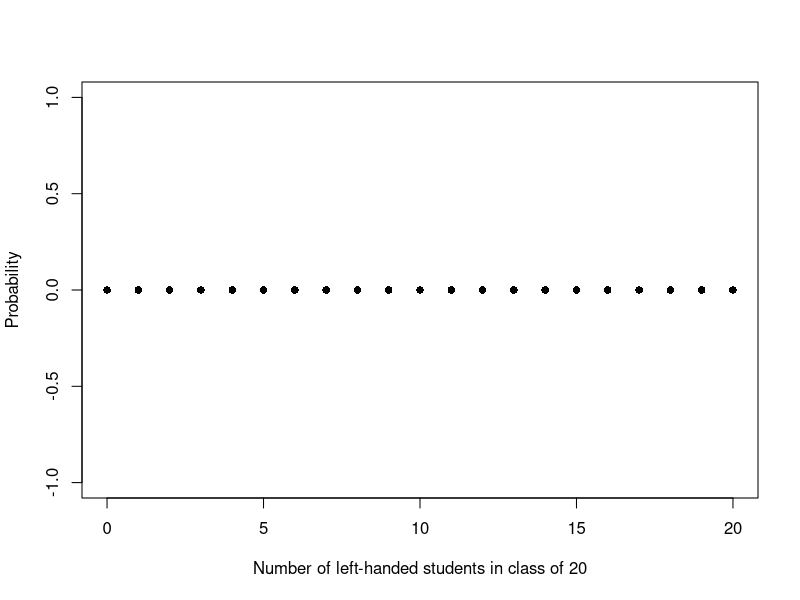
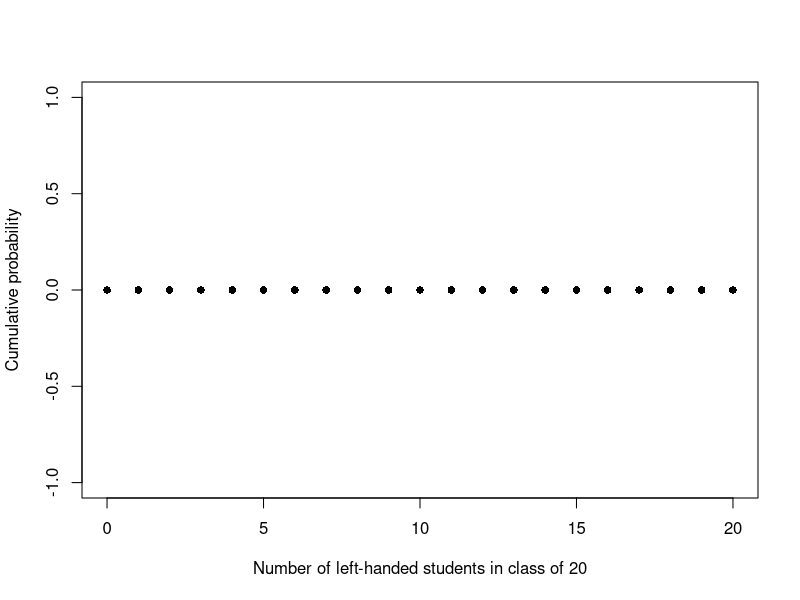
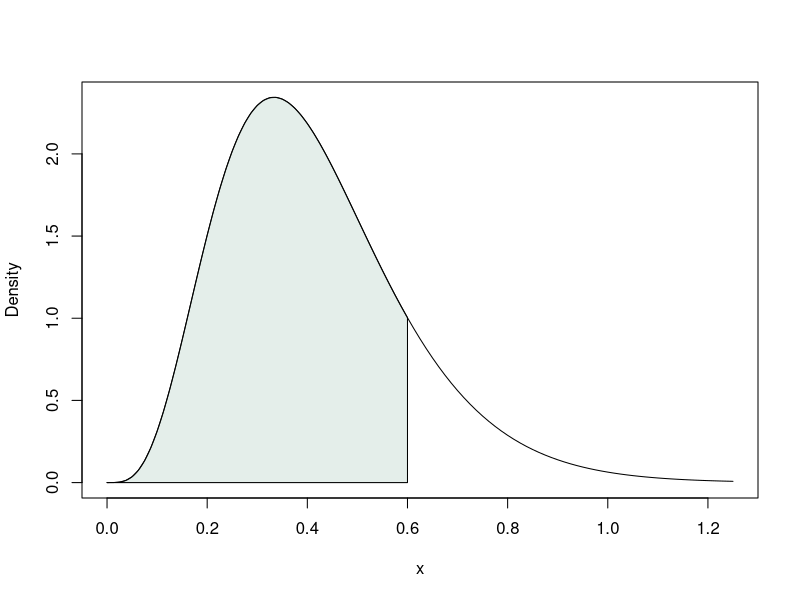

R code for these plots, in order:
## ---- chunk 1
x <- 0:20
p <- rep(0,21) # something else goes here
plot(x,p, xlab = "Number of left-handed students in class of 20", ylab = "Probability", pch = 16)
## ---- chunk 2
x <- 0:20
cp <- rep(0,21) # something else goes here
plot(x,cp, xlab = "Number of left-handed students in class of 20", ylab = "Cumulative probability", pch = 16)
## ---- chunk 3
curve(dgamma(x, 5, 12), 0, 1.25, ylab = "Density")
x <- seq(0, 0.6, length=200)
y <- dgamma(x, 5, 12)
polygon(c(0,x,0.6), c(0,y,0), col = "#abcabc50")
